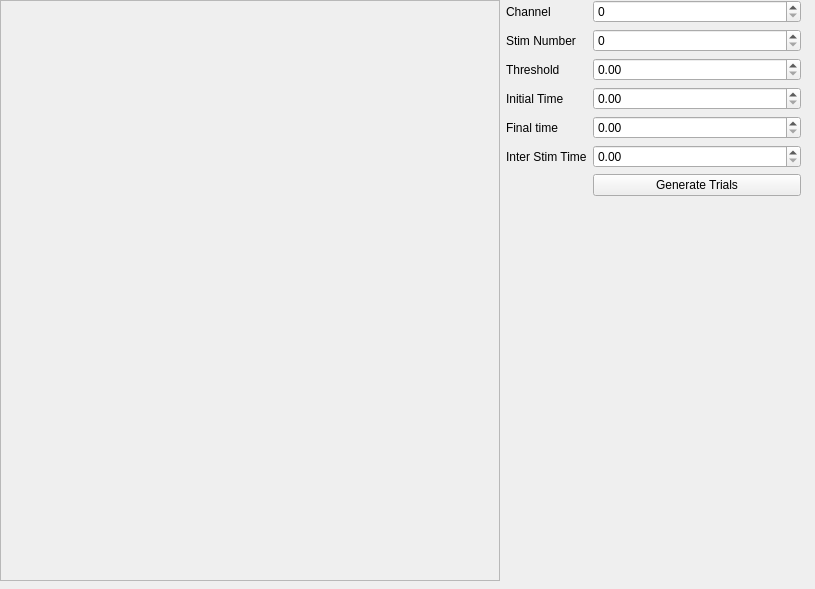
<?xml version="1.0" encoding="UTF-8"?>
<ui version="4.0">
 <class>Container</class>
 <widget class="QWidget" name="Container">
  <property name="geometry">
   <rect>
    <x>0</x>
    <y>0</y>
    <width>815</width>
    <height>589</height>
   </rect>
  </property>
  <property name="windowTitle">
   <string>Form</string>
  </property>
  <widget class="QWidget" name="horizontalLayoutWidget_2">
   <property name="geometry">
    <rect>
     <x>0</x>
     <y>0</y>
     <width>801</width>
     <height>581</height>
    </rect>
   </property>
   <layout class="QHBoxLayout" name="horizontalLayout_2">
    <item>
     <widget class="QFrame" name="plotContainer">
      <property name="enabled">
       <bool>true</bool>
      </property>
      <property name="minimumSize">
       <size>
        <width>500</width>
        <height>0</height>
       </size>
      </property>
      <property name="frameShape">
       <enum>QFrame::Shape::StyledPanel</enum>
      </property>
      <property name="frameShadow">
       <enum>QFrame::Shadow::Raised</enum>
      </property>
      <widget class="QWidget" name="verticalLayoutWidget">
       <property name="geometry">
        <rect>
         <x>0</x>
         <y>10</y>
         <width>501</width>
         <height>561</height>
        </rect>
       </property>
       <layout class="QVBoxLayout" name="verticalLayout_2">
        <item>
         <widget class="QWidget" name="widget" native="true">
          <property name="enabled">
           <bool>false</bool>
          </property>
          <property name="minimumSize">
           <size>
            <width>0</width>
            <height>150</height>
           </size>
          </property>
          <property name="maximumSize">
           <size>
            <width>16777215</width>
            <height>30</height>
           </size>
          </property>
         </widget>
        </item>
        <item>
         <widget class="QWidget" name="widget_2" native="true"/>
        </item>
       </layout>
      </widget>
     </widget>
    </item>
    <item>
     <layout class="QFormLayout" name="formLayout_3">
      <item row="0" column="0">
       <widget class="QLabel" name="channelLabel">
        <property name="text">
         <string>Channel</string>
        </property>
       </widget>
      </item>
      <item row="0" column="1">
       <widget class="QSpinBox" name="channelSpinBox"/>
      </item>
      <item row="1" column="0">
       <widget class="QLabel" name="stimNumberLabel">
        <property name="text">
         <string>Stim Number</string>
        </property>
       </widget>
      </item>
      <item row="1" column="1">
       <widget class="QSpinBox" name="stimNumberSpinBox"/>
      </item>
      <item row="2" column="0">
       <widget class="QLabel" name="thresholdLabel">
        <property name="text">
         <string>Threshold</string>
        </property>
       </widget>
      </item>
      <item row="2" column="1">
       <widget class="QDoubleSpinBox" name="thresholdDoubleSpinBox"/>
      </item>
      <item row="3" column="0">
       <widget class="QLabel" name="initialTimeLabel">
        <property name="text">
         <string>Initial Time</string>
        </property>
       </widget>
      </item>
      <item row="3" column="1">
       <widget class="QDoubleSpinBox" name="initialTimeDoubleSpinBox"/>
      </item>
      <item row="4" column="0">
       <widget class="QLabel" name="finalTimeLabel">
        <property name="text">
         <string>Final time</string>
        </property>
       </widget>
      </item>
      <item row="4" column="1">
       <widget class="QDoubleSpinBox" name="finalTimeDoubleSpinBox"/>
      </item>
      <item row="6" column="1">
       <widget class="QPushButton" name="Btn_generate_trials">
        <property name="text">
         <string>Generate Trials</string>
        </property>
       </widget>
      </item>
      <item row="5" column="1">
       <widget class="QDoubleSpinBox" name="interStimTimeDoubleSpinBox"/>
      </item>
      <item row="5" column="0">
       <widget class="QLabel" name="interStimTimeLabel">
        <property name="text">
         <string>Inter Stim Time</string>
        </property>
       </widget>
      </item>
     </layout>
    </item>
   </layout>
  </widget>
 </widget>
 <resources/>
 <connections/>
</ui>
